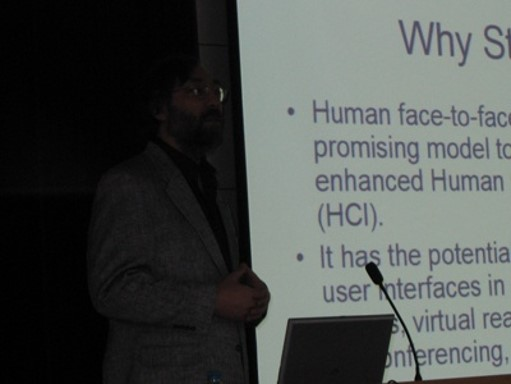
#> input picture testImage/img3.jpg, 511 x 384 px
$ python Sobel.py
#> lines starting #> are read from the running program, lines starting #| are printed output that depends on the picture
# Sobel算子
import numpy as np
from skimage import data
import matplotlib.pyplot as plt
import cv2
#image = data.camera()
image = cv2.imread("../testImage/img3.jpg", 0)
#> image: shape (384, 511); min 0, max 172, mean 76.3


def SobelOperator(roi, operator_type):
    if operator_type == "horizontal":
        sobel_operator = np.array([[-1, -2, -1], [0, 0, 0], [1, 2, 1]])
    elif operator_type == "vertical":
        sobel_operator = np.array([[-1, 0, 1], [-2, 0, 2], [-1, 0, 1]])
    else:
        raise ("type Error")
    result = np.abs(np.sum(roi * sobel_operator))
    return result


def SobelAlogrithm(image, operator_type):
#> called with operator_type = 'vertical'
    new_image = np.zeros(image.shape)
    image = cv2.copyMakeBorder(image, 1, 1, 1, 1, cv2.BORDER_DEFAULT)
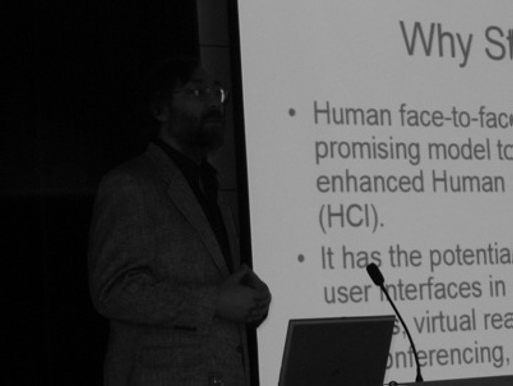
#> image: shape (386, 513); min 0, max 172, mean 76.2
    for i in range(1, image.shape[0] - 1):
        for j in range(1, image.shape[1] - 1):
            new_image[i - 1, j - 1] = SobelOperator(image[i - 1:i + 2, j - 1:j + 2], operator_type)
#> this loop made 384 passes
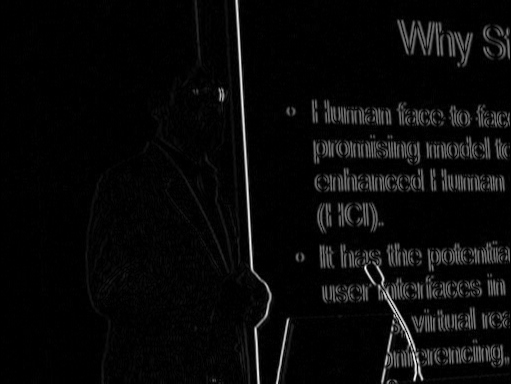
#> new_image: shape (384, 511) float64; min 0, max 561, mean 22.4; drawn with min black and max white
    new_image = new_image * (255 / np.max(image))
    return new_image.astype(np.uint8)
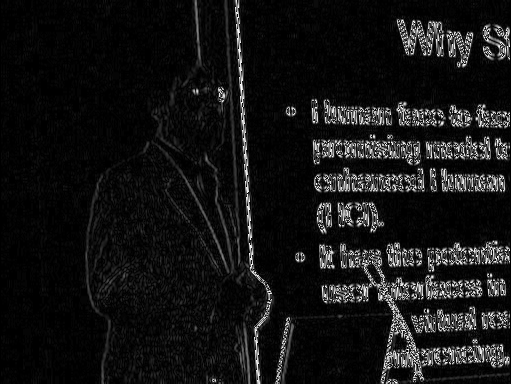
#> returned value: shape (384, 511); min 0, max 255, mean 20.4


plt.figure('thresh', figsize=(8, 8))
plt.subplot(121)
plt.title("Original")
plt.imshow(image, plt.cm.gray)
plt.axis("off")
plt.subplot(122)
plt.title("vertical")
plt.imshow(SobelAlogrithm(image, "vertical"), cmap="binary")
plt.axis("off")
plt.show()
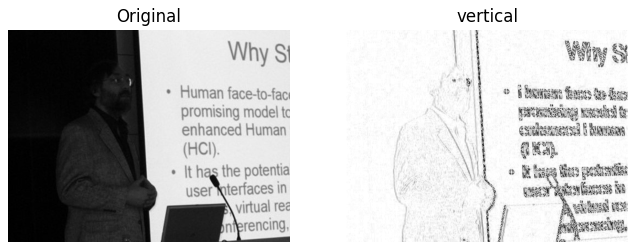
#> figure drawn by matplotlib, 2 panels

$ run again, with testImage/img2.jpg copied over testImage/img3.jpg
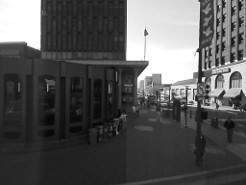
#> input picture testImage/img2.jpg, 246 x 185 px
#> image is the input picture: shape (185, 246); min 3, max 255, mean 86.5
#> image: shape (187, 248)
#> the loop in SobelAlogrithm, `for i in range(1, image.shape[0] - 1):` made 185 passes
#> after the loop in SobelAlogrithm, `for i in range(1, image.shape[0] - 1):`:
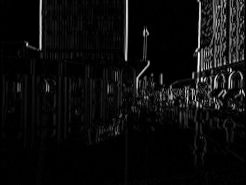
#> new_image: shape (185, 246) float64; min 0, max 866, mean 44.6; drawn with min black and max white
#> `plt.show()`:
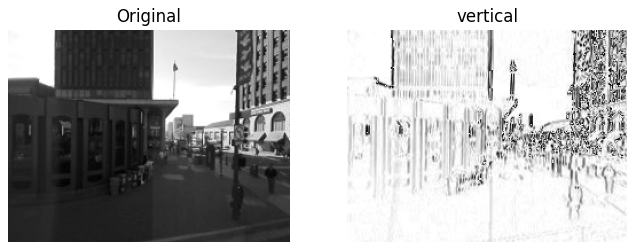
#> figure drawn by matplotlib, 2 panels
